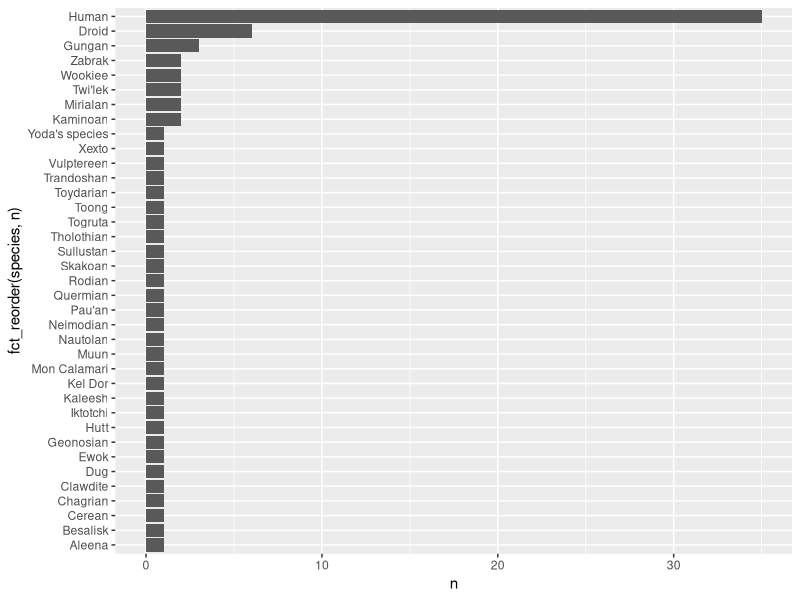
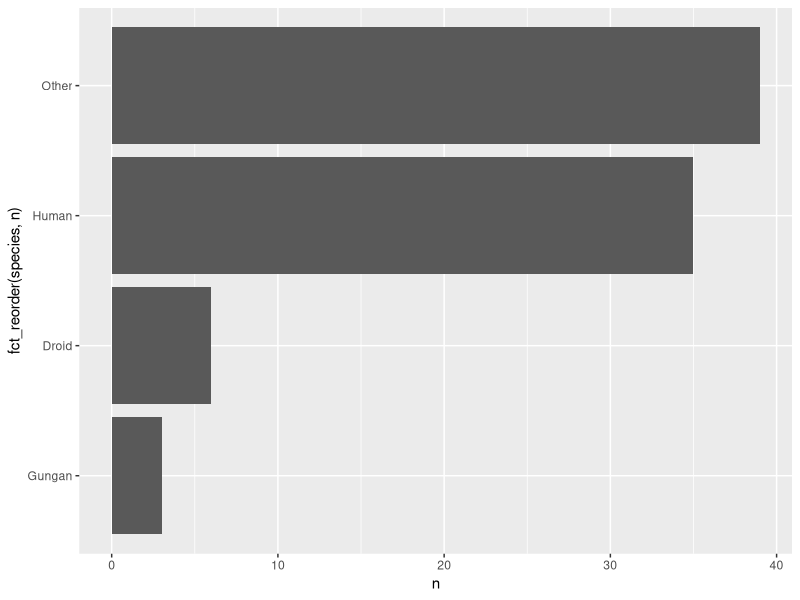

Recreate these plots in R, in order.
## ---- chunk 1
#| label: setup
#| include: false
#| cache: false
knitr::opts_chunk$set(error = TRUE)
library(tidyverse)
## ---- chunk 2
#| label: eval
str_split(fruit, pattern = " ") |> 
  head(5)
## ---- chunk 3
str_split_fixed(fruit, pattern = " ", n = 2) |> 
  head(5)
## ---- chunk 4
my_fruit_df <- tibble(fruit)
my_fruit_df |> 
  separate(fruit, into = c("pre", "post"), sep = " ") |> 
  print(n = 10)
## ---- chunk 5
head(fruit) |> 
  str_c(collapse = ", ")
## ---- chunk 6
str_c(fruit[1:4], fruit[5:8], sep = " & ")
## ---- chunk 7
str_c(fruit[1:4], fruit[5:8], sep = " & ", collapse = ", ")
## ---- chunk 8
fruit_df <- tibble(
  fruit1 = fruit[1:4],
  fruit2 = fruit[5:8]
)
fruit_df |> 
  unite("flavor_combo", fruit1, fruit2, sep = " & ")
## ---- chunk 9
starwars |>
  count(species) |>
  filter(!is.na(species)) |> 
  ggplot(aes(y = n, x = fct_reorder(species, n))) +
  geom_col() + 
  coord_flip()
## ---- chunk 10
starwars |>   
filter(!is.na(species)) |>
  count(species = fct_lump(f = species, n = 3))
## ---- chunk 11
starwars |>   
filter(!is.na(species)) |>
  count(species = fct_lump(f = species, n = 3)) |> 
  ggplot(aes(y = n, x = fct_reorder(species, n))) +
  geom_col() + 
  coord_flip()
